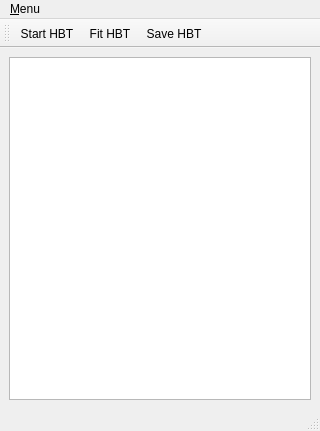
<?xml version="1.0" encoding="UTF-8"?>
<ui version="4.0">
 <class>MainWindow</class>
 <widget class="QMainWindow" name="MainWindow">
  <property name="geometry">
   <rect>
    <x>0</x>
    <y>0</y>
    <width>320</width>
    <height>431</height>
   </rect>
  </property>
  <property name="windowTitle">
   <string>qudi: HBT</string>
  </property>
  <widget class="QWidget" name="centralwidget">
   <layout class="QVBoxLayout" name="verticalLayout_2">
    <item>
     <widget class="PlotWidget" name="hbt_plot_PlotWidget"/>
    </item>
   </layout>
  </widget>
  <widget class="QMenuBar" name="menubar">
   <property name="geometry">
    <rect>
     <x>0</x>
     <y>0</y>
     <width>320</width>
     <height>21</height>
    </rect>
   </property>
   <widget class="QMenu" name="menuView">
    <property name="title">
     <string>&amp;Menu</string>
    </property>
    <addaction name="actionClose"/>
   </widget>
   <addaction name="menuView"/>
  </widget>
  <widget class="QStatusBar" name="statusbar"/>
  <widget class="QToolBar" name="counting_control_ToolBar">
   <property name="windowTitle">
    <string>Counting Controls</string>
   </property>
   <property name="toolButtonStyle">
    <enum>Qt::ToolButtonTextUnderIcon</enum>
   </property>
   <attribute name="toolBarArea">
    <enum>TopToolBarArea</enum>
   </attribute>
   <attribute name="toolBarBreak">
    <bool>false</bool>
   </attribute>
   <addaction name="run_hbt_Action"/>
   <addaction name="fit_hbt_Action"/>
   <addaction name="save_hbt_Action"/>
  </widget>
  <action name="run_hbt_Action">
   <property name="checkable">
    <bool>true</bool>
   </property>
   <property name="icon">
    <iconset>
     <normaloff>../../artwork/icons/qudiTheme/22x22/start-counter.png</normaloff>../../artwork/icons/qudiTheme/22x22/start-counter.png</iconset>
   </property>
   <property name="text">
    <string>Run HBT</string>
   </property>
   <property name="iconText">
    <string>Start HBT</string>
   </property>
   <property name="toolTip">
    <string>Start an HBT measurement</string>
   </property>
  </action>
  <action name="save_hbt_Action">
   <property name="icon">
    <iconset>
     <normaloff>../../artwork/icons/oxygen/22x22/document-save.png</normaloff>../../artwork/icons/oxygen/22x22/document-save.png</iconset>
   </property>
   <property name="text">
    <string>Save HBT</string>
   </property>
   <property name="toolTip">
    <string>Save measurement to file</string>
   </property>
  </action>
  <action name="fit_hbt_Action">
   <property name="icon">
    <iconset>
     <normaloff>../../artwork/icons/oxygen/22x22/edit-redo.png</normaloff>../../artwork/icons/oxygen/22x22/edit-redo.png</iconset>
   </property>
   <property name="text">
    <string>Fit HBT</string>
   </property>
   <property name="toolTip">
    <string>Fit g2 data</string>
   </property>
  </action>
  <action name="actionClose">
   <property name="icon">
    <iconset>
     <normaloff>../../artwork/icons/oxygen/22x22/application-exit.png</normaloff>../../artwork/icons/oxygen/22x22/application-exit.png</iconset>
   </property>
   <property name="text">
    <string>Close</string>
   </property>
  </action>
 </widget>
 <customwidgets>
  <customwidget>
   <class>PlotWidget</class>
   <extends>QGraphicsView</extends>
   <header>pyqtgraph</header>
  </customwidget>
 </customwidgets>
 <resources/>
 <connections>
  <connection>
   <sender>actionClose</sender>
   <signal>triggered()</signal>
   <receiver>MainWindow</receiver>
   <slot>close()</slot>
   <hints>
    <hint type="sourcelabel">
     <x>-1</x>
     <y>-1</y>
    </hint>
    <hint type="destinationlabel">
     <x>399</x>
     <y>299</y>
    </hint>
   </hints>
  </connection>
 </connections>
</ui>
